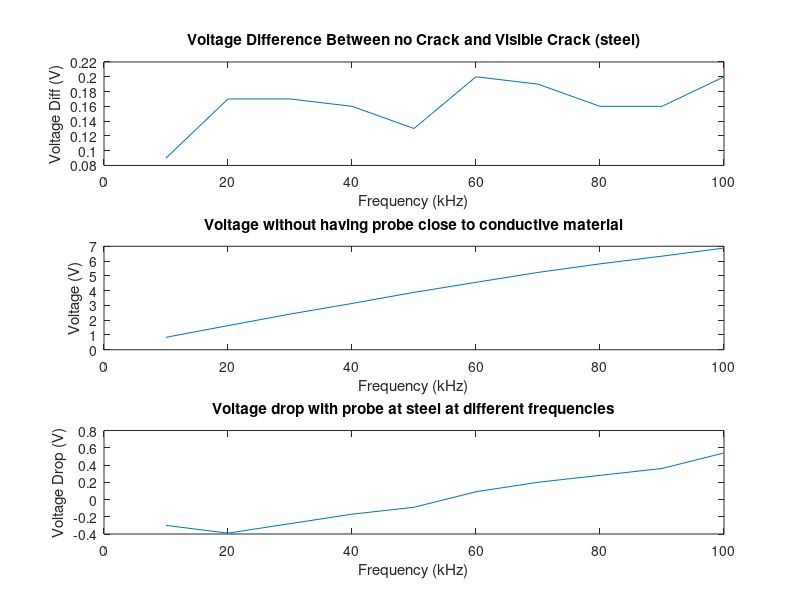

Source code (MATLAB):
close all; clear all;
%Frequency Dep, voltage diff between no crack and clearly visible
freq = [10 20 30 40 50 60 70 80 90 100;
				1.14 2.02 2.69 3.30 3.97 4.47 5.03 5.53 5.97 6.34;
				1.23 2.19 2.86 3.46 4.10 4.67 5.22 5.69 6.13 6.54;
				0.84 1.63 2.41 3.13 3.88 4.56 5.23 5.81 6.33 6.88;];
				
vDiff = abs(freq(2,:)-freq(3,:));

subplot(3,1,1)
plot(freq(1,:),vDiff)
ylabel('Voltage Diff (V)')
xlabel('Frequency (kHz)')
title('Voltage Difference Between no Crack and Visible Crack (steel)')
subplot(3,1,2)
plot(freq(1,:),freq(4,:))
ylabel('Voltage (V)')
xlabel('Frequency (kHz)')
title('Voltage without having probe close to conductive material')
disp(' ')

subplot(3,1,3)
plot(freq(1,:),freq(4,:)-freq(2,:))
ylabel('Voltage Drop (V)')
xlabel('Frequency (kHz)')
title('Voltage drop with probe at steel at different frequencies')
disp(' ')
disp(sprintf('%%Max difference is at %d kHz with a voltage difference of %.2f V', 60 ,0.2))
